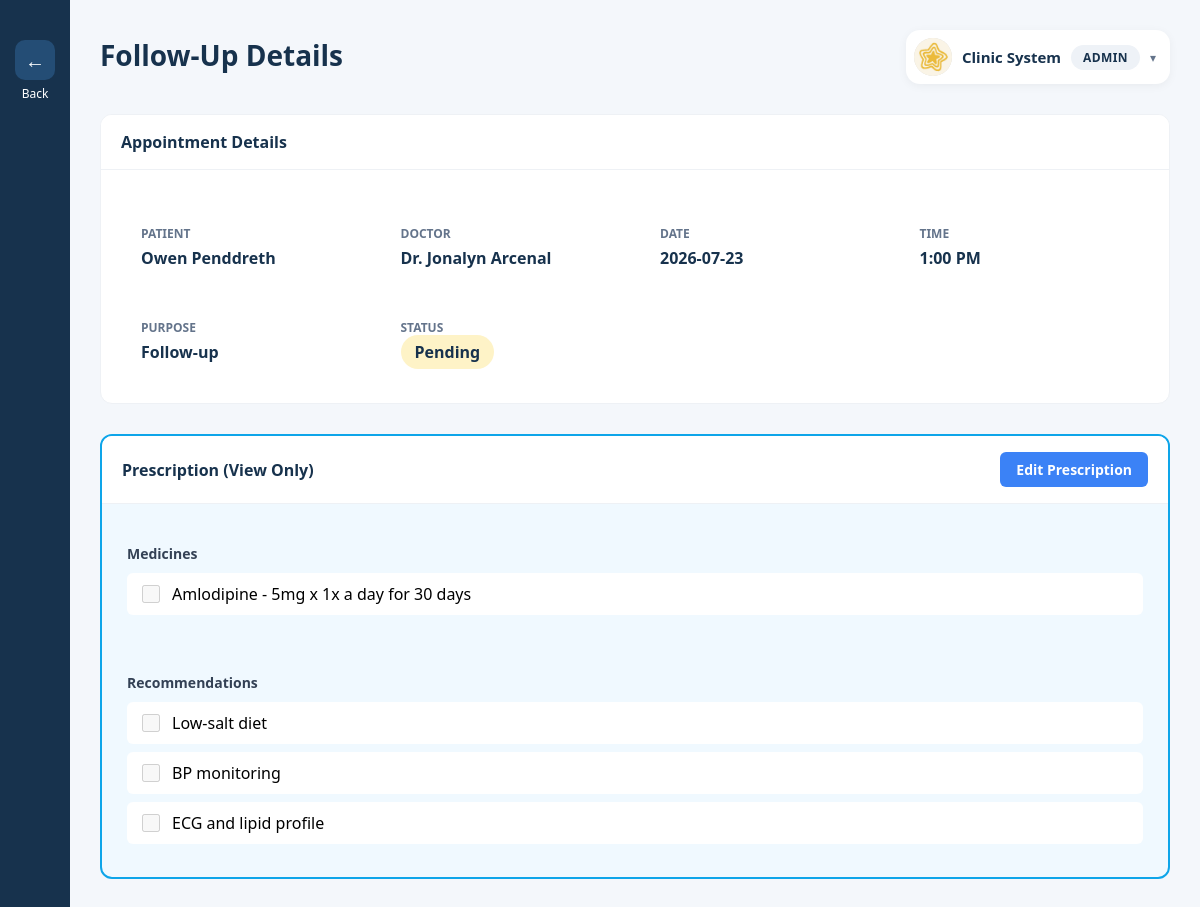
Screenshot of /view/admin/view_appointment_followup.php?id=25 (signed in) with the database file from the repository.
### tables this page shows
CREATE TABLE `users` (
  `id` int(11) NOT NULL,
  `role` enum('admin','doctor','patient') NOT NULL,
  `first_name` varchar(100) NOT NULL,
  `last_name` varchar(100) NOT NULL,
  `email` varchar(100) NOT NULL,
  `username` varchar(100) DEFAULT NULL,
  `license_number` varchar(50) DEFAULT NULL,
  `schedule_days` varchar(200) DEFAULT NULL,
  `schedule_time_start` varchar(20) DEFAULT NULL,
  `schedule_time_end` varchar(20) DEFAULT NULL,
  `profile_photo` varchar(255) DEFAULT NULL,
  `password` varchar(255) NOT NULL,
  `created_at` timestamp NOT NULL DEFAULT current_timestamp()
);

CREATE TABLE `appointments` (
  `id` int(11) NOT NULL,
  `patient_id` int(11) NOT NULL,
  `doctor_id` int(11) NOT NULL,
  `appointment_date` date NOT NULL,
  `appointment_time` varchar(20) NOT NULL,
  `purpose` text DEFAULT NULL,
  `status` enum('pending','confirmed','completed','cancelled') DEFAULT 'pending',
  `created_at` timestamp NOT NULL DEFAULT current_timestamp(),
  `admin_checked` tinyint(1) DEFAULT 0
);

CREATE TABLE `consultation_medicines` (
  `id` int(11) NOT NULL,
  `consultation_id` int(11) NOT NULL,
  `medicine_name` varchar(255) NOT NULL,
  `dosage` varchar(100) DEFAULT NULL,
  `frequency` varchar(100) DEFAULT NULL,
  `duration` varchar(100) DEFAULT NULL,
  `is_done` tinyint(1) NOT NULL DEFAULT 0
);

CREATE TABLE `consultation_recommendations` (
  `id` int(11) NOT NULL,
  `consultation_id` int(11) NOT NULL,
  `recommendation` text NOT NULL,
  `is_done` tinyint(1) NOT NULL DEFAULT 0
);

### model/User.php (called while the page is built, shortened)
<?php
class User {
    private $conn;
    function __construct($db){
        $this->conn = $db;
    }
    function getUserById($id){
        $query = "SELECT * FROM users WHERE id = :id";
        $stmt = $this->conn->prepare($query);
        $stmt->bindParam(":id", $id);
        $stmt->execute();
        return $stmt->fetch(PDO::FETCH_ASSOC);
    }
}

### model/Appointment.php (called while the page is built, shortened)
<?php
class Appointment {
    private $conn;
    function __construct($db){
        $this->conn = $db;
    }
    function getAppointmentById($id){
        $query = "SELECT a.*,
                  CONCAT(p.first_name, ' ', p.last_name) as patient_name,
                  p.phone as patient_phone,
                  p.email as patient_email,
                  p.address as patient_address,
                  p.gender as patient_gender,
                  p.birthdate as patient_birthdate,
                  CONCAT(d.first_name, ' ', d.last_name) as doctor_name
                  FROM appointments a
                  LEFT JOIN patients p ON a.patient_id = p.id
                  LEFT JOIN users d ON a.doctor_id = d.id
                  WHERE a.id = :id";
        $stmt = $this->conn->prepare($query);
        $stmt->bindParam(":id", $id);
        $stmt->execute();
        return $stmt->fetch(PDO::FETCH_ASSOC);
    }
    function getConsultationForAppointment($appointment_id, $patient_id) {
        $query = "SELECT * FROM consultations WHERE appointment_id = :appointment_id ORDER BY id DESC LIMIT 1";
        $stmt = $this->conn->prepare($query);
        $stmt->bindParam(":appointment_id", $appointment_id);
        $stmt->execute();
        $consultation = $stmt->fetch(PDO::FETCH_ASSOC);
        if (!$consultation) {
            $query = "SELECT c.* FROM consultations c
                    JOIN appointments a ON c.appointment_id = a.id
                    WHERE a.patient_id = :patient_id
                    ORDER BY c.id DESC LIMIT 1";
            $stmt = $this->conn->prepare($query);
            $stmt->bindParam(":patient_id", $patient_id);
            $stmt->execute();
            $consultation = $stmt->fetch(PDO::FETCH_ASSOC);
        }
        return $consultation;
    }
    function getMedicinesByConsultationId($consultation_id) {
        $query = "SELECT * FROM consultation_medicines WHERE consultation_id = :consultation_id";
        $stmt = $this->conn->prepare($query);
        $stmt->bindParam(":consultation_id", $consultation_id);
        $stmt->execute();
        return $stmt;
    }
    function getRecommendationsByConsultationId($consultation_id) {
        $query = "SELECT * FROM consultation_recommendations WHERE consultation_id = :consultation_id";
        $stmt = $this->conn->prepare($query);
        $stmt->bindParam(":consultation_id", $consultation_id);
        $stmt->execute();
        return $stmt;
    }
}

### view/admin/view_appointment_followup.php (the view, shortened to what this page needs)
<?php
require_once 'C:\xampp\htdocs\clinic1\model\Appointment.php';
require_once 'C:\xampp\htdocs\clinic1\model\User.php';
$database = new Database();
$conn = $database->connect();
$appointment = new Appointment($conn);
$user = new User($conn);
$user_info = $user->getUserById($_SESSION['user_id']);
$appointment_id = (int)$_GET['id'];
$appointment_data = $appointment->getAppointmentById($appointment_id);
$medicines = null;
$recommendations = null;
if ($appointment_data) {
    $consultation = $appointment->getConsultationForAppointment($appointment_id, $appointment_data['patient_id']);
    if ($consultation) {
        $medicines = $appointment->getMedicinesByConsultationId($consultation['id']);
        $recommendations = $appointment->getRecommendationsByConsultationId($consultation['id']);
    }
}
?>
<!DOCTYPE html>
<html lang="en">
<head>
    <link rel="stylesheet" href="../css/admin_dashboard.css">
    <link rel="stylesheet" href="../css/admin.css">
</head>
<body>
<div class="dashboard-container">
    <aside class="sidebar-simple">
        <a href="http://localhost/clinic1/view/admin/admin_appointments.php" class="back-btn-top">
            <div class="icon">←</div>
            <span>Back</span>
        </a>
    </aside>
    <main class="main-content">
        <header class="topbar">
            <div class="topbar-left">
                <div class="clinic-text">
                    <h1>Follow-Up Details</h1>
                </div>
            </div>
            <div class="user-menu">
                <button type="button" class="user-menu-toggle" onclick="toggleUserMenu(this)">
                    <?php if(!empty($user_info['profile_photo'])): ?>
                    <img src="../../uploads/<?php echo $user_info['profile_photo']; ?>" class="user-avatar" style="object-fit: cover;">
                    <?php else: ?>
                    <div class="user-avatar"></div>
                    <?php endif; ?>
                    <span class="user-name"><?php echo $_SESSION['name']; ?></span>
                    <span class="user-role-badge">Admin</span>
                    <span class="dropdown-arrow">&#9662;</span>
                </button>
            </div>
        </header>
        <section class="table-section section-gap">
            <div class="section-header">Appointment Details</div>
            <div class="info-grid info-grid-pad">
                <div class="info-item"><label>Patient</label><span><?php echo $appointment_data['patient_name']; ?></span></div>
                <div class="info-item"><label>Doctor</label><span>Dr. <?php echo $appointment_data['doctor_name']; ?></span></div>
                <div class="info-item"><label>Date</label><span><?php echo $appointment_data['appointment_date']; ?></span></div>
                <div class="info-item"><label>Time</label><span><?php echo $appointment_data['appointment_time']; ?></span></div>
                <div class="info-item"><label>Purpose</label><span><?php echo $appointment_data['purpose']; ?></span></div>
                <div class="info-item"><label>Status</label><span class="status <?php echo $appointment_data['status']; ?>"><?php echo ucfirst($appointment_data['status']); ?></span></div>
            </div>
        </section>
        <section class="table-section rx-section">
            <div class="section-header">
                <span>Prescription (View Only)</span>
                <?php if($medicines || $recommendations): ?>
                <a href="http://localhost/clinic1/view/admin/view_followup_edit.php?id=<?php echo $appointment_id; ?>" class="edit-rx-btn">Edit Prescription</a>
                <?php endif; ?>
            </div>
            <?php if($medicines && $medicines->rowCount() > 0): ?>
            <div class="info-grid-pad">
                <label class="rx-label">Medicines</label>
                <?php while($med = $medicines->fetch(PDO::FETCH_ASSOC)):
                    $is_done = isset($med['is_done']) ? $med['is_done'] : 0;
                    $item_class = $is_done ? 'rx-item-checked' : 'rx-item';
                ?>
                <div class="<?php echo $item_class; ?>">
                    <input type="checkbox" <?php echo $is_done ? 'checked' : ''; ?> disabled class="rx-checkbox">
                    <span class="rx-flex"><?php echo $med['medicine_name']; ?> - <?php echo $med['dosage']; ?> x <?php echo $med['frequency']; ?> for <?php echo $med['duration']; ?></span>
                </div>
                <?php endwhile; ?>
            </div>
            <?php endif; ?>
            <?php if($recommendations && $recommendations->rowCount() > 0): ?>
            <div class="info-grid-pad">
                <label class="rx-label">Recommendations</label>
                <?php while($rec = $recommendations->fetch(PDO::FETCH_ASSOC)):
                    $is_done = isset($rec['is_done']) ? $rec['is_done'] : 0;
                    $item_class = $is_done ? 'rx-item-checked' : 'rx-item';
                ?>
                <div class="<?php echo $item_class; ?>">
                    <input type="checkbox" <?php echo $is_done ? 'checked' : ''; ?> disabled class="rx-checkbox">
                    <span class="rx-flex"><?php echo $rec['recommendation']; ?></span>
                </div>
                <?php endwhile; ?>
            </div>
            <?php endif; ?>
        </section>
    </main>
</div>
</body>
</html>

### view/css/admin_dashboard.css (style rules this page uses)
* { margin:0; padding:0; box-sizing:border-box; font-family:"Segoe UI", sans-serif; }
body { background:#f4f7fb; }
.dashboard-container { display:flex; min-height:100vh; }
.main-content { flex:1; padding:30px; }
.topbar { display:flex; justify-content:space-between; align-items:center; margin-bottom:30px; }
.topbar-left { display:flex; align-items:center; gap:15px; }
.clinic-text h1 { font-size:28px; color:#17324d; margin-bottom:4px; }
.user-menu { position:relative; }
.user-menu-toggle { display:flex; align-items:center; gap:10px; background:white; border:none; padding:8px 14px 8px 8px; border-radius:14px; cursor:pointer; box-shadow: 0 2px 10px rgba(0,0,0,0.05); font-family:inherit; }
.user-avatar { width:38px; height:38px; border-radius:50%; background:#d9d9d9; flex-shrink:0; }
.user-name { font-weight:600; color:#17324d; font-size:15px; }
.user-role-badge { background:#eef2f7; color:#17324d; padding:4px 12px; border-radius:20px; font-size:12px; font-weight:700; text-transform:uppercase; letter-spacing:0.4px; }
.dropdown-arrow { color:#64748b; font-size:12px; transition:transform 0.2s ease; }
.table-section { background:white; border-radius:12px; overflow:hidden; border:1px solid #eef1f5; }
.section-header { background:#ffffff; color:#17324d; padding:16px 20px; font-size:16px; font-weight:700; border-bottom:1px solid #eef1f5; }
.status { padding:6px 14px; border-radius:20px; font-size:13px; font-weight:bold; }
.pending { background:#fef3c7; color:#b45309; }
.sidebar-simple { width: 70px; background: #17324d; color: white; padding: 20px 10px; display: flex; flex-direction: column; align-items: center; }
.back-btn-top { text-decoration: none; color: white; font-size: 12px; display: flex; flex-direction: column; align-items: center; gap: 5px; margin-top: 20px; }
.back-btn-top .icon { width: 40px; height: 40px; background: #244d75; border-radius: 10px; display: flex; align-items: center; justify-content: center; font-size: 20px; }

### view/css/admin.css (style rules this page uses)
.sidebar-simple { width: 70px; background: #17324d; color: white; padding: 20px 10px; display: flex; flex-direction: column; align-items: center; }
.back-btn-top { text-decoration: none; color: white; font-size: 12px; display: flex; flex-direction: column; align-items: center; gap: 5px; margin-top: 20px; }
.back-btn-top .icon { width: 40px; height: 40px; background: #244d75; border-radius: 10px; display: flex; align-items: center; justify-content: center; font-size: 20px; }
* { margin: 0; padding: 0; box-sizing: border-box; font-family: "Segoe UI", sans-serif; }
label { font-size: 14px; font-weight: 600; margin-bottom: 6px; color: #334155; }
input, select { padding: 12px; border: 1px solid #cbd5e1; border-radius: 10px; font-size: 14px; outline: none; }
input:disabled { background: #e2e8f0; cursor: not-allowed; }
.status { padding: 6px 14px; border-radius: 20px; font-size: 13px; font-weight: bold; }
.pending { background: #fef3c7; color: #b45309; }
.info-grid { display: grid; grid-template-columns: repeat(auto-fit, minmax(200px, 1fr)); gap: 20px; }
.info-grid-pad { padding: 25px; }
.info-item { background: white; padding: 15px; border-radius: 8px; }
.info-item label { display: block; color: #64748b; font-size: 12px; font-weight: 600; text-transform: uppercase; margin-bottom: 5px; }
.info-item span, .info-item input, .info-item select { font-size: 16px; font-weight: 600; color: #17324d; }
.section-gap { margin-bottom: 30px; }
.rx-section { margin-bottom: 30px; background: #f0f9ff; border: 2px solid #0ea5e9; }
.rx-item { margin-bottom: 8px; padding: 10px 15px; background: white; border-radius: 6px; display: flex; align-items: center; gap: 12px; }
.rx-checkbox { width: 18px; height: 18px; }
.rx-label { display: block; margin-bottom: 10px; font-weight: 600; }
.rx-flex { flex: 1; }

### view/admin/view_appointment_followup.php (style rules this page uses)
.section-header { display: flex; justify-content: space-between; align-items: center; margin-bottom: 15px; }
.edit-rx-btn { padding: 8px 16px; background-color: #3b82f6; color: white; border-radius: 6px; text-decoration: none; font-size: 14px; font-weight: 600; }

### rows the page displays
users: profile_photo (picture)
appointments: appointment_date "2026-07-23", appointment_time "1:00 PM", purpose "Follow-up", status "Pending"
consultation_medicines: medicine_name "Amlodipine", dosage "5mg", frequency "1x a day", duration "30 days"
consultation_recommendations: recommendation "Low-salt diet"
consultation_recommendations: recommendation "BP monitoring"
consultation_recommendations: recommendation "ECG and lipid profile"

### other values shown
$_SESSION['name'] "Clinic System"
$appointment_data['patient_name'] "Owen Penddreth"
$appointment_data['doctor_name'] "Jonalyn Arcenal"
